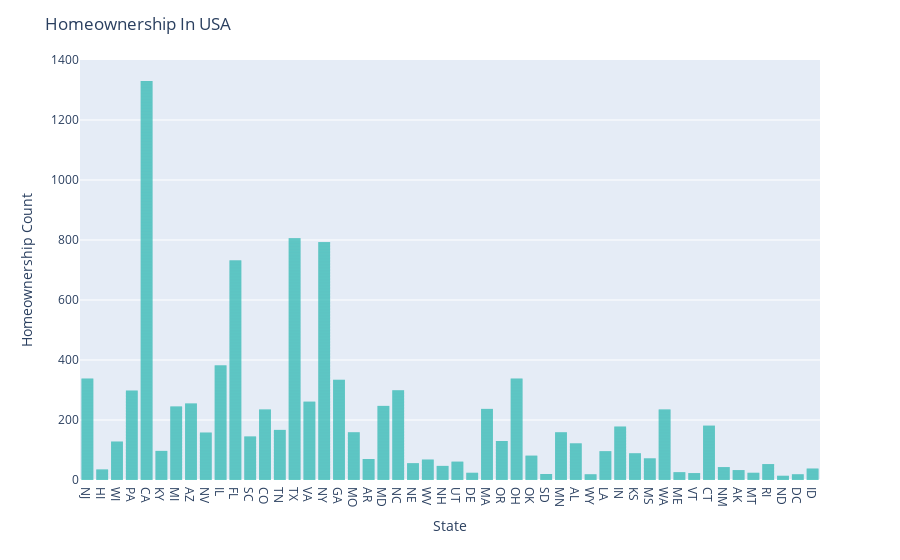

The notebook cell saved with this chart:
### Markdown cell above
**Problem 2** Try to make your own bar plot of one of the other categorical columns. Add some categorical fill or facets. See how fancy you can make your graph. Make sure it is also still really informative.

### Code cell
# Your code here
fig = px.bar(DF,
             x='state',
             color_discrete_sequence=['lightseagreen'])

fig.update_traces(dict(marker_line_width=0))
fig.update_layout(
    title="Homeownership In USA",   
    xaxis_title="State",    
    yaxis_title="Homeownership Count",  
)

fig.show()

### Figure 1 — Plotly figure (JSON) as saved in the notebook; plotly's stock layout.template omitted (floating-point values rounded to 4 significant figures; data arrays with more than 128 entries replaced by an {"elided": "..."} marker saying what was removed)
{"data": [{"alignmentgroup": "True", "hovertemplate": "state=%{x}<br>count=%{y}<extra></extra>", "legendgroup": "", "marker": {"color": "lightseagreen", "line": {"width": 0}, "pattern": {"shape": ""}}, "name": "", "offsetgroup": "", "orientation": "v", "showlegend": false, "textposition": "auto", "type": "bar", "x": {"elided": "10000 str values"}, "xaxis": "x", "y": {"elided": "10000 int values"}, "yaxis": "y"}], "layout": {"autosize": true, "barmode": "relative", "legend": {"tracegroupgap": 0}, "margin": {"t": 60}, "title": {"text": "Homeownership In USA"}, "xaxis": {"anchor": "y", "autorange": true, "domain": [0, 1], "range": [-0.5, 49.5], "title": {"text": "State"}, "type": "category"}, "yaxis": {"anchor": "x", "autorange": true, "domain": [0, 1], "range": [0, 1400], "title": {"text": "Homeownership Count"}, "type": "linear"}}}
